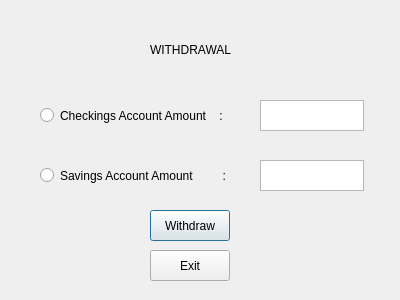
<?xml version="1.0" encoding="UTF-8"?>
<ui version="4.0">
 <class>WithdrawWindow</class>
 <widget class="QDialog" name="WithdrawWindow">
  <property name="geometry">
   <rect>
    <x>0</x>
    <y>0</y>
    <width>400</width>
    <height>300</height>
   </rect>
  </property>
  <property name="windowTitle">
   <string>Dialog</string>
  </property>
  <widget class="QRadioButton" name="checkingsWithdrawButton">
   <property name="geometry">
    <rect>
     <x>40</x>
     <y>100</y>
     <width>211</width>
     <height>31</height>
    </rect>
   </property>
   <property name="text">
    <string>Checkings Account Amount    :</string>
   </property>
  </widget>
  <widget class="QLabel" name="label">
   <property name="geometry">
    <rect>
     <x>150</x>
     <y>40</y>
     <width>91</width>
     <height>20</height>
    </rect>
   </property>
   <property name="text">
    <string>WITHDRAWAL</string>
   </property>
  </widget>
  <widget class="QRadioButton" name="savingsWithdrawButton">
   <property name="geometry">
    <rect>
     <x>40</x>
     <y>160</y>
     <width>211</width>
     <height>31</height>
    </rect>
   </property>
   <property name="text">
    <string>Savings Account Amount         :</string>
   </property>
  </widget>
  <widget class="QTextEdit" name="checkingWithdrawTextEdit">
   <property name="geometry">
    <rect>
     <x>260</x>
     <y>100</y>
     <width>104</width>
     <height>31</height>
    </rect>
   </property>
  </widget>
  <widget class="QTextEdit" name="savingsWithdrawTextEdit">
   <property name="geometry">
    <rect>
     <x>260</x>
     <y>160</y>
     <width>104</width>
     <height>31</height>
    </rect>
   </property>
  </widget>
  <widget class="QPushButton" name="withdrawButton">
   <property name="geometry">
    <rect>
     <x>150</x>
     <y>210</y>
     <width>80</width>
     <height>31</height>
    </rect>
   </property>
   <property name="text">
    <string>Withdraw</string>
   </property>
  </widget>
  <widget class="QPushButton" name="exitButton">
   <property name="geometry">
    <rect>
     <x>150</x>
     <y>250</y>
     <width>80</width>
     <height>31</height>
    </rect>
   </property>
   <property name="text">
    <string>Exit</string>
   </property>
  </widget>
 </widget>
 <resources/>
 <connections/>
</ui>
